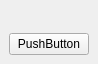
<?xml version="1.0" encoding="UTF-8"?>
<ui version="4.0">
 <class>MainWindow</class>
 <widget class="QMainWindow" name="MainWindow">
  <property name="geometry">
   <rect>
    <x>0</x>
    <y>0</y>
    <width>98</width>
    <height>64</height>
   </rect>
  </property>
  <property name="windowTitle">
   <string>MainWindow</string>
  </property>
  <property name="autoFillBackground">
   <bool>false</bool>
  </property>
  <property name="styleSheet">
   <string notr="true"/>
  </property>
  <widget class="QWidget" name="centralwidget">
   <layout class="QVBoxLayout" name="verticalLayout">
    <item>
     <widget class="QLabel" name="label">
      <property name="styleSheet">
       <string notr="true">color: rgb(255, 255, 0)</string>
      </property>
      <property name="text">
       <string/>
      </property>
      <property name="alignment">
       <set>Qt::AlignCenter</set>
      </property>
     </widget>
    </item>
    <item>
     <widget class="QPushButton" name="pushButton">
      <property name="cursor">
       <cursorShape>PointingHandCursor</cursorShape>
      </property>
      <property name="text">
       <string>PushButton</string>
      </property>
     </widget>
    </item>
   </layout>
  </widget>
 </widget>
 <resources/>
 <connections/>
</ui>
